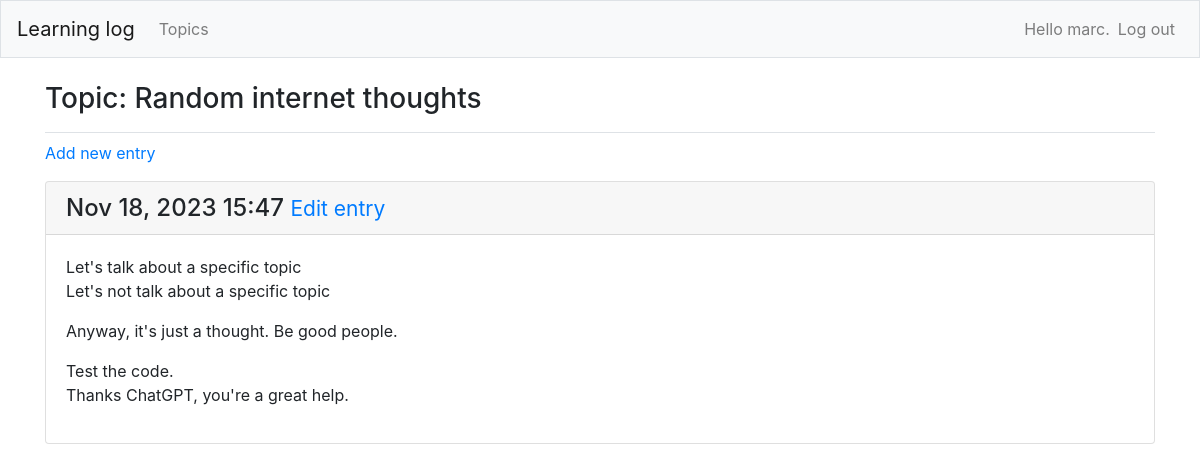
/topics/5/ (signed in), run on an earlier commit of the app's database.
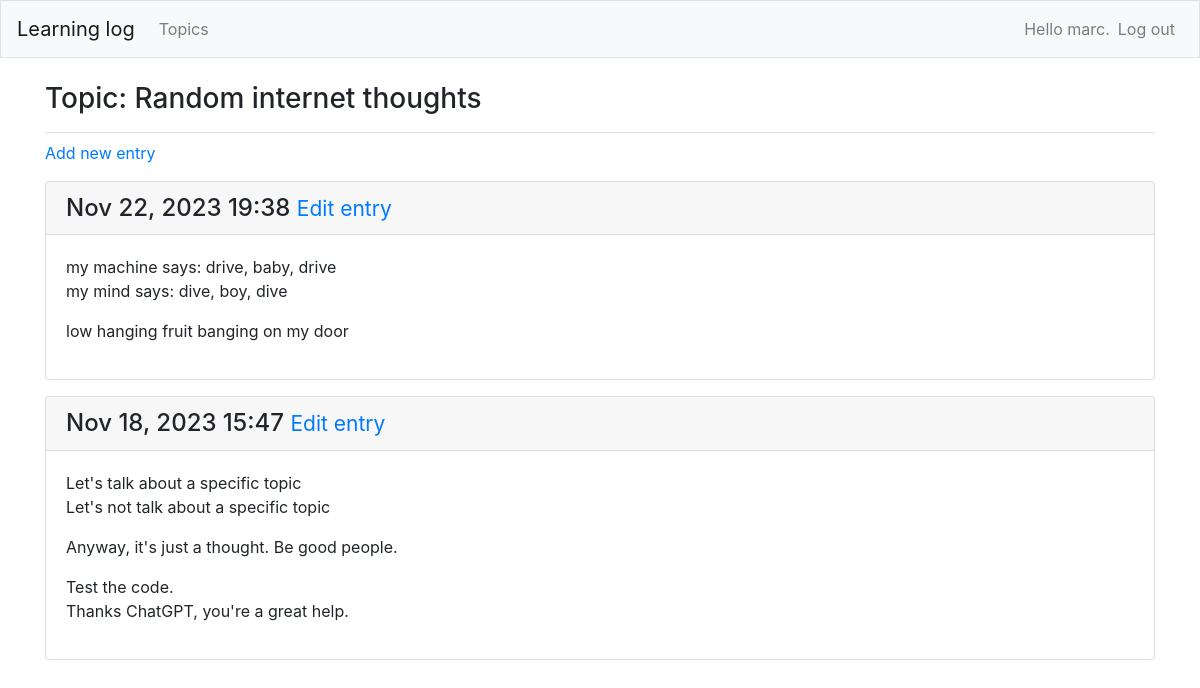
And on a later commit of the database.
### learning_logs/models.py (models this page shows, shortened)
class Topic(models.Model):
    text = models.CharField(max_length=200)
    date_added = models.DateTimeField(auto_now_add=True)
    owner = models.ForeignKey(User, on_delete=models.CASCADE)
    def __str__(self) -> str:
        return self.text

class Entry(models.Model):
    topic = models.ForeignKey(Topic, on_delete=models.CASCADE)
    text = models.TextField()
    date_added = models.DateTimeField(auto_now_add=True)
    class Meta:
        verbose_name_plural = 'entries'

### learning_logs/views.py (the view)
# urls.py: path('topics/<int:topic_id>/', views.topic, name='topic'),
@login_required
def topic(request, topic_id):
    topic = Topic.objects.get(id=topic_id)
    check_topic_owner(request.user, topic.owner)
    entries = topic.entry_set.order_by('-date_added')  # ´-dat..´: reverse order
    context = {'topic': topic, 'entries': entries}
    return render(request, 'learning_logs/topic.html', context)

### learning_logs/views.py (called while the page is built)
def check_topic_owner(user, topic_owner):
    if user != topic_owner:
        raise Http404

### learning_logs/templates/learning_logs/topic.html
{% extends 'learning_logs/base.html' %}
{% block page_header %}
    <h3>Topic: {{ topic }}</h3>
{% endblock page_header %}
{% block content %}
<p>
    <a href="{% url 'learning_logs:new_entry' topic.id %}">Add new entry</a>
</p>
{% for entry in entries %}
    <div class="card mb-3">
        <h4 class="card-header">
            {{ entry.date_added|date:'M d, Y H:i' }}
            <small>
                <a href="{% url 'learning_logs:edit_entry' entry.id %}">Edit entry</a>
            </small>
        </h4>
        <div class="card-body">
            {{ entry.text|linebreaks }}
        </div>
    </div>
{% empty %}
    <p>There are no entries for this topic yet.</p>
{% endfor %}
{% endblock content %}

### learning_logs/templates/learning_logs/base.html (shortened to what this page needs)
{% load bootstrap4 %}
<!doctype html>
<html lang="en">
<head>
    {% bootstrap_css %}
</head>
<body>
    <nav class="navbar navbar-expand-md navbar-light bg-light mb-4 border">
        <a class="navbar-brand" href="{% url 'learning_logs:index' %}">Learning log</a>
        <div class="collapse navbar-collapse" id="navbarCollapse">
            <ul class="navbar-nav mr-auto">
                <li class="nav-item">
                    <a class="nav-link" href="{% url 'learning_logs:topics' %}">Topics</a>
                </li>
            </ul>
            <ul class="navbar-nav ml-auto">
                {% if user.is_authenticated %}
                <li class="nav-item">
                    <span class="navbar-text"}">Hello {{ user.username}}.</span>
                </li>
                <li class="nav-item">
                    <a class="nav-link" href="{% url 'users:logout' %}">Log out</a>
                </li>
                {% endif %}
            </ul>
        </div>
    </nav>
    <main role="main" class="container">
        <div class="pb-2 mb-2 border-bottom">
            {% block page_header %}{% endblock page_header %}
        </div>
        <div>
            {% block content %} {% endblock content %}
        </div>
    </main>
</body>
</html>

What changed in the data, as far as the page shows it:
added Entry: date_added "Nov 22, 2023 19:38", text "my machine says: drive, baby, drive my mind says: dive, boy, dive low hanging fruit banging on my door"
